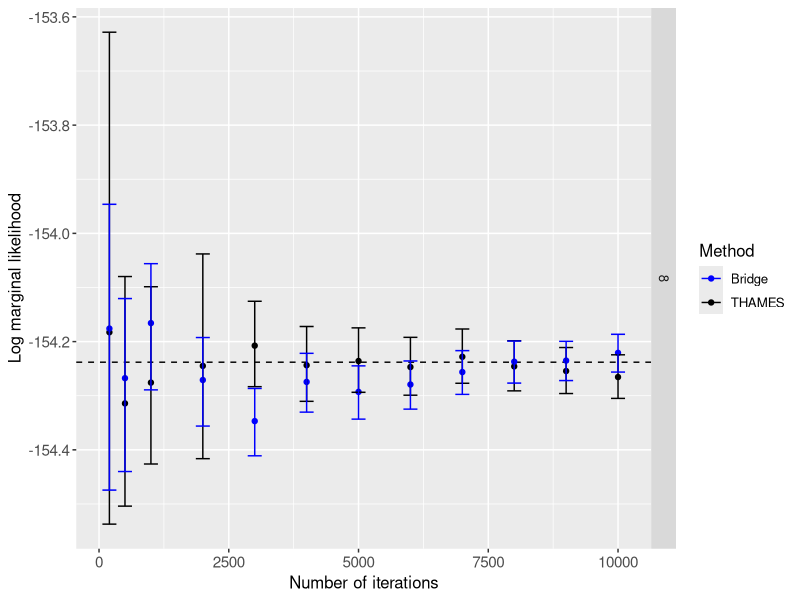
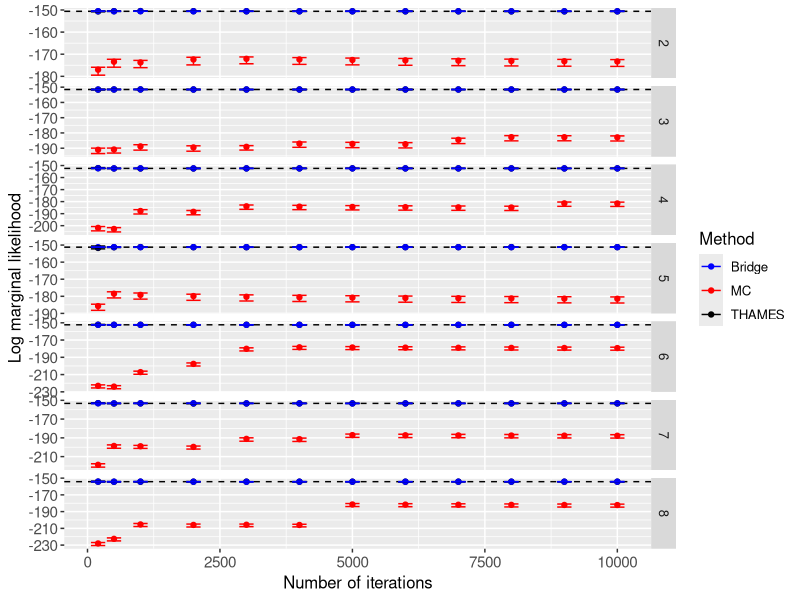
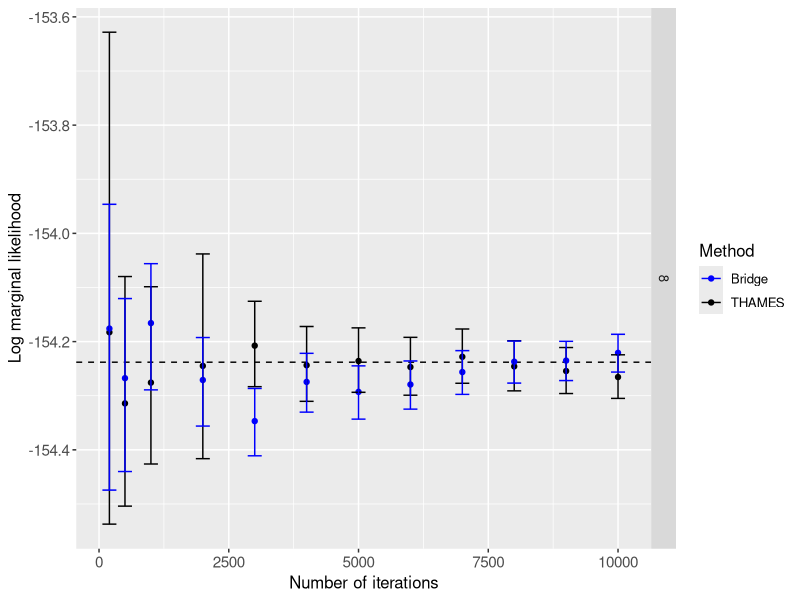
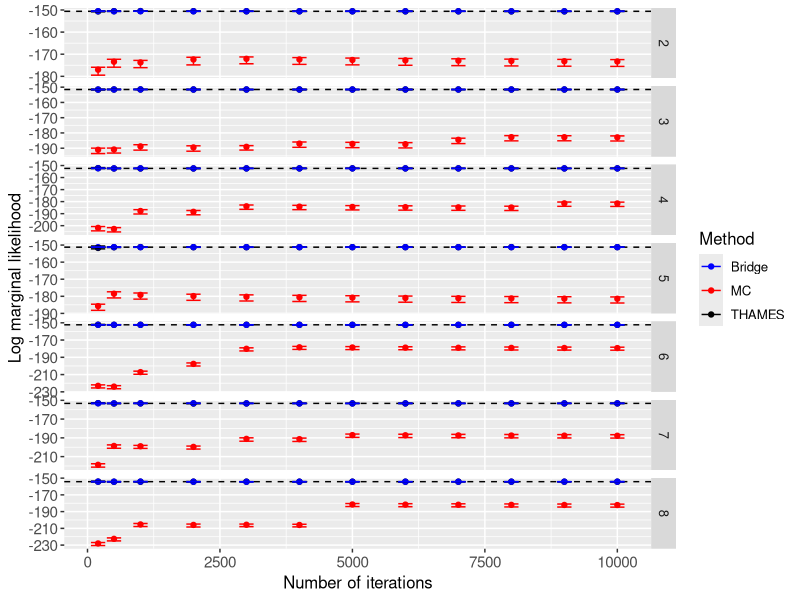

Recreate these plots in R, in order.
library(ggplot2)

res = as.matrix(read.csv('data/zellner.csv',header=FALSE,sep=''))

x<- c(50,100,200,500,seq(1000,10000,1000))
df = res
df = cbind(res,rep(x,8-1))
df=df[df[,dim(df)[2]]>100,]
df_1 = as.data.frame(df)
names(df_1) = c("nb_var","L","log_lik","U","bridge_L","bridge_log_lik","bridge_U",
                "naive_mc_L","naive_mc_log_lik","naive_mc_U", "real","nb_iter")
df_1_clone = df_1
names(df_1_clone) = c("nb_var","1","2","3","L","log_lik","U",
                      "naive_mc_L","naive_mc_log_lik","naive_mc_U", "real","nb_iter")
df_1_clone_2 = df_1
names(df_1_clone_2) = c("nb_var","1","2","3", "4", "5", "6",
                        "L","log_lik","U", "real","nb_iter")

colors <- c("THAMES" = "black", "MC" = "red", "Bridge" = "blue")

ggplot(data=df_1[df_1==8,],aes(x= nb_iter,y = log_lik, ymax = U, ymin = L))+
  geom_hline(aes(yintercept = real), color ="grey0", linetype=2) +
  geom_point(aes(color="THAMES")) + geom_point(data=df_1_clone[df_1==8,],aes(color="Bridge")) +
  geom_errorbar(aes(color="THAMES")) +
  geom_errorbar(data=df_1_clone[df_1==8,],aes(color="Bridge")) +
  facet_grid(nb_var~., scale ="free") +
  labs(y = "Log marginal likelihood", x= "Number of iterations") +
  theme(axis.text=element_text(size=11)) +
  theme(text=element_text(size=12))+labs(color="Method")+scale_color_manual(values=colors)
ggsave('plots/thames-zellner_thames_and_bridge.pdf')

ggplot(data=df_1,aes(x= nb_iter,y = log_lik, ymax = U, ymin = L))+
  geom_hline(aes(yintercept = real), color ="grey0", linetype=2) +
  geom_point(aes(color="THAMES")) + geom_point(data=df_1_clone,aes(color="Bridge")) + geom_point(data=df_1_clone_2,aes(color="MC"))+
  geom_errorbar(aes(color="THAMES")) +
  geom_errorbar(data=df_1_clone,aes(color="Bridge")) + geom_errorbar(data=df_1_clone_2,aes(color="MC"))+
  facet_grid(nb_var~., scale ="free") +
  labs(y = "Log marginal likelihood", x= "Number of iterations")+
  theme(axis.text=element_text(size=11)) +
  theme(text=element_text(size=12))+labs(color="Method")+scale_color_manual(values=colors)
ggsave('plots/thames-zellner_allests.pdf')
